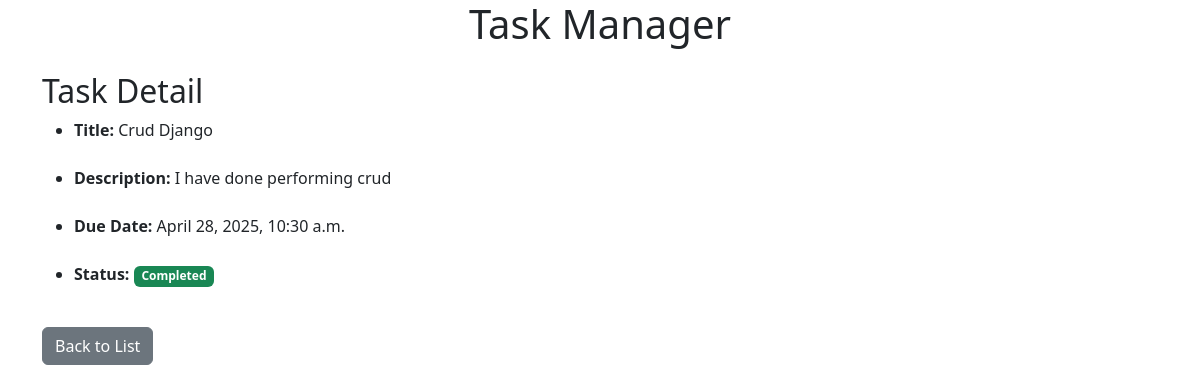
The page /detail_task/37 on the database its author committed.
### tasks/models.py (models this page shows, shortened)
class Task(models.Model):
    title = models.CharField(max_length=200)
    description = models.TextField()
    due_date = models.DateTimeField(auto_now_add=True)
    is_created = models.BooleanField(default=False)

### tasks/views.py (the view)
# urls.py: path('detail_task/<int:task_id>', detail_task, name='detail_task'),
def detail_task(request, task_id):
    task = Task.objects.get(id=task_id)
    return render(request, 'detail_task.html', {'task' : task})

### templates/detail_task.html
{% extends "base.html" %}
{% block content %}
    <h2>Task Detail</h2>
    <ul>
        <li><strong>Title:</strong> {{task.title}}</li><br>
        <li><strong>Description:</strong> {{task.description}}</li><br>
        <li><strong>Due Date:</strong> {{task.due_date}}</li><br>
        <li><strong>Status:</strong>
            {% if task.is_created %}
                <span class="badge bg-success">Completed</span>
            {% else %}
                <span class="badge bg-warning text-dark">Pending</span>
            {% endif %}
        </li><br>
    </ul>
    <a href="{% url 'list_tasks' %}" class="btn btn-secondary">Back to List</a>
{% endblock  %}

### rows shown on the page
Task: title "Crud Django", description "I have done performing crud", due_date "April 28, 2025, 10:30 a.m."
